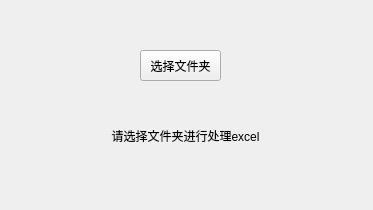
<?xml version="1.0" encoding="UTF-8"?>
<ui version="4.0">
 <class>MainWindow</class>
 <widget class="QMainWindow" name="MainWindow">
  <property name="geometry">
   <rect>
    <x>0</x>
    <y>0</y>
    <width>373</width>
    <height>210</height>
   </rect>
  </property>
  <property name="windowTitle">
   <string>Excel处理</string>
  </property>
  <widget class="QWidget" name="centralwidget">
   <widget class="QPushButton" name="Button_folder">
    <property name="geometry">
     <rect>
      <x>140</x>
      <y>50</y>
      <width>81</width>
      <height>31</height>
     </rect>
    </property>
    <property name="text">
     <string>选择文件夹</string>
    </property>
   </widget>
   <widget class="QLabel" name="label_msg">
    <property name="geometry">
     <rect>
      <x>20</x>
      <y>120</y>
      <width>331</width>
      <height>31</height>
     </rect>
    </property>
    <property name="layoutDirection">
     <enum>Qt::LeftToRight</enum>
    </property>
    <property name="text">
     <string>请选择文件夹进行处理excel</string>
    </property>
    <property name="alignment">
     <set>Qt::AlignCenter</set>
    </property>
   </widget>
  </widget>
 </widget>
 <resources/>
 <connections>
  <connection>
   <sender>Button_folder</sender>
   <signal>clicked()</signal>
   <receiver>MainWindow</receiver>
   <slot>getfolderpath()</slot>
   <hints>
    <hint type="sourcelabel">
     <x>193</x>
     <y>58</y>
    </hint>
    <hint type="destinationlabel">
     <x>156</x>
     <y>89</y>
    </hint>
   </hints>
  </connection>
 </connections>
 <slots>
  <slot>getfolderpath()</slot>
 </slots>
</ui>
